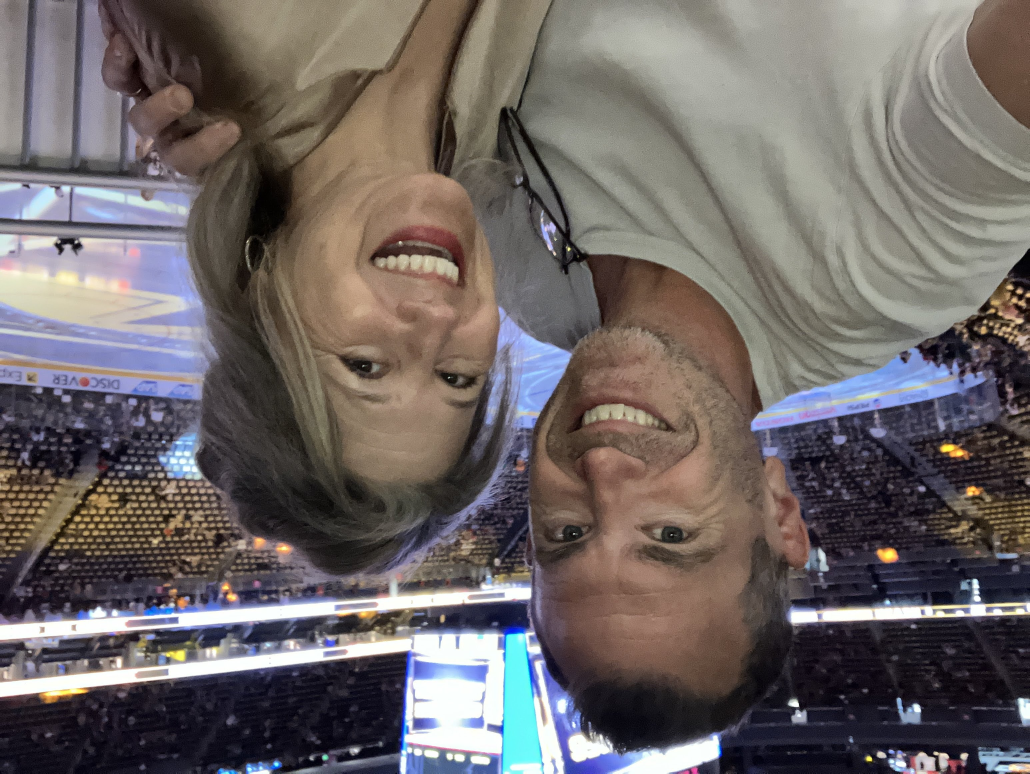
#> input picture photo/current.jpg, 3088 x 2320 px (shown at 1/3 size)
$ python -i generate.py   (imports and definitions only)
#> lines starting #> are read from the running program, lines starting #| are printed output that depends on the picture
#!/usr/bin/env python3
"""
Daily site generator for adamloveserika.com

What this does, every time it runs (once a day, via GitHub Actions):
1. Looks in a public Google Drive folder for image files.
2. Deterministically picks "today's" photo (cycles through the folder in
   order, then loops back to the start -- so it always works even if you
   never add another photo).
3. Downloads that photo into the site's /photo/ folder.
4. Scans the photo for its "quietest" area -- the largest patch with the
   least visual clutter (sky, a wall, out-of-focus background, a shirt,
   etc.) -- and places the text there instead of dead center. The text
   size is derived from how much quiet space is available: a big open
   area gets bigger text, a small pocket of space gets smaller text.
5. Picks a text color and font style that suit that specific patch of the
   photo (not just the photo as a whole).
6. Writes index.html with the photo filling the screen and the text
   positioned, sized, and styled to fit.

You should never need to touch this file. If you want to change the
message or the rotation start date, see the CONFIG section right below.
"""

import os
import sys
import hashlib
import datetime
import requests
import numpy as np
from PIL import Image

# ----------------------------- CONFIG ------------------------------------

MESSAGE = "Adam loves Erika"

# The very first day of rotation. Day 0 = first photo in the folder.
ROTATION_START_DATE = datetime.date(2025, 1, 1)

DRIVE_FOLDER_ID = os.environ.get("DRIVE_FOLDER_ID")
GOOGLE_API_KEY = os.environ.get("GOOGLE_API_KEY")

DOWNLOADED_PHOTO_PATH = "photo/current.jpg"
OUTPUT_HTML_PATH = "index.html"

FONT_GROUPS = {
    "warm": [
        ("'Dancing Script', cursive", 700),
        ("'Playfair Display', serif", 700),
        ("'Great Vibes', cursive", 400),
        ("'Parisienne', cursive", 400),
        ("'Cormorant Garamond', serif", 700),
    ],
    "cool": [
        ("'Poppins', sans-serif", 600),
        ("'Montserrat', sans-serif", 600),
        ("'Cormorant Garamond', serif", 600),
        ("'Playfair Display', serif", 600),
        ("'Marcellus', serif", 400),
    ],
    "neutral": [
        ("'Cormorant Garamond', serif", 600),
        ("'Playfair Display', serif", 700),
        ("'Poppins', sans-serif", 500),
        ("'Dancing Script', cursive", 700),
        ("'Marcellus', serif", 400),
    ],
}

GOOGLE_FONTS_IMPORT_URL = (
    "https://fonts.googleapis.com/css2?"
    "family=Dancing+Script:wght@700&"
    "family=Great+Vibes&"
    "family=Parisienne&"
    "family=Marcellus&"
    "family=Playfair+Display:wght@600;700&"
    "family=Poppins:wght@500;600&"
    "family=Montserrat:wght@600&"
    "family=Cormorant+Garamond:wght@600;700&display=swap"
)

# A rotating set of text colors, each with a light and dark version. The
# light version is used on dark backgrounds and the dark version on light
# backgrounds, so contrast/legibility is always preserved -- but which
# *hue* gets used cycles through this list, so the text isn't always just
# plain black or white.
COLOR_PALETTE = [
    ("#fdf6f0", "#241417"),  # cream / near-black
    ("#ffd9e6", "#5c1830"),  # blush pink / deep wine
    ("#ffe9b0", "#5c4108"),  # gold / deep amber
    ("#e3d9ff", "#2f1a5c"),  # lavender / deep violet
    ("#d7f0ff", "#0b3a56"),  # sky blue / deep navy
    ("#e3f0df", "#1f3d17"),  # sage / deep forest
]

# How far in from each edge (as a fraction of the image) we require the
# text box to stay. Browsers crop photos differently depending on screen
# shape (background-size: cover), so keeping the chosen spot away from the
# outer edges makes it very unlikely to get cropped off on any screen.
EDGE_MARGIN = 0.08

# Candidate text-box sizes to test, as fractions of the image's width/height.
# Sorted largest-area-first so we prefer the biggest quiet area available.
WIDTH_FRACTIONS = [0.70, 0.60, 0.50, 0.42, 0.34, 0.28]
HEIGHT_FRACTIONS = [0.24, 0.20, 0.16, 0.13, 0.10]

# A region is considered "quiet enough" if its brightness standard
# deviation (0-255 scale) is at or below this. Lower = stricter/flatter.
FLAT_THRESHOLD = 16.0

# Step size (as a fraction of image dimensions) used while scanning for
# the quietest spot. Smaller = more thorough but slower.
SCAN_STEP = 0.04

# ---------------------------------------------------------------------------


def day_index_today() -> int:
    """
    How many days since rotation start. Used to pick photo + font + color.

    Normally this is purely based on today's real date, so the look stays
    stable all day even if the workflow happens to run more than once.
    For testing, you can override it by setting the DAY_OFFSET environment
    variable (the "Run workflow" button lets you type a number in) to
    preview a different day's combination on demand without waiting.
    """
    today = datetime.date.today()
    base = (today - ROTATION_START_DATE).days
    override = os.environ.get("DAY_OFFSET", "").strip()
    if override:
        try:
            return base + int(override)
        except ValueError:
            pass
    return base


# [39 lines left out: functions list_drive_images, download_drive_file, not called in this run]


def pick_todays_photo(files):
    idx = day_index_today() % len(files)
    return files[idx]


# [13 lines left out: function rgb_to_hue, not called in this run]


def classify_mood(r, g, b):
    mx, mn = max(r, g, b), min(r, g, b)
    sat = 0 if mx == 0 else (mx - mn) / mx
    if sat < 0.15:
        return "neutral"
    hue = rgb_to_hue(r, g, b)
    if hue <= 90 or hue >= 300:
        return "warm"
    return "cool"


def perceived_brightness(r, g, b) -> float:
    return 0.299 * r + 0.587 * g + 0.114 * b


def pick_font(mood: str):
    day = day_index_today()
    group = FONT_GROUPS.get(mood, FONT_GROUPS["neutral"])
    return group[day % len(group)]


def pick_text_color(brightness: float):
    """Cycle through COLOR_PALETTE by day, choosing the light or dark
    version of that day's color depending on what will stay legible
    against the specific patch of photo behind it."""
    day = day_index_today()
    light_hex, dark_hex = COLOR_PALETTE[(day + 3) % len(COLOR_PALETTE)]
    return dark_hex if brightness > 150 else light_hex


# --------------------------- quiet-area detection ---------------------------


def _build_integral_images(gray: np.ndarray):
    """Summed-area tables for O(1) mean/variance lookups over any rectangle."""
    arr = gray.astype(np.float64)
    integral = np.pad(arr, ((1, 0), (1, 0)), mode="constant").cumsum(0).cumsum(1)
    integral_sq = np.pad(arr ** 2, ((1, 0), (1, 0)), mode="constant").cumsum(0).cumsum(1)
    return integral, integral_sq


def _region_std(integral, integral_sq, x0, y0, x1, y1):
    n = (x1 - x0) * (y1 - y0)
    total = integral[y1, x1] - integral[y0, x1] - integral[y1, x0] + integral[y0, x0]
    total_sq = integral_sq[y1, x1] - integral_sq[y0, x1] - integral_sq[y1, x0] + integral_sq[y0, x0]
    mean = total / n
    var = max(total_sq / n - mean ** 2, 0.0)
    return var ** 0.5


def find_quiet_region(gray: np.ndarray):
    """
    Scan the image for the largest, plainest patch of background.

    Returns (left_frac, top_frac, width_frac, height_frac, std) where the
    fractions are all relative to the full image (0-1), and std is the
    "clutter score" of the chosen patch (lower = flatter/plainer).
    """
    h, w = gray.shape
    integral, integral_sq = _build_integral_images(gray)

    candidates = sorted(
        ((wf, hf) for wf in WIDTH_FRACTIONS for hf in HEIGHT_FRACTIONS),
        key=lambda c: -(c[0] * c[1]),  # largest area first
    )

    best_fallback = None  # (std, left, top, wf, hf)

    for wf, hf in candidates:
        win_w = max(2, int(round(wf * w)))
        win_h = max(2, int(round(hf * h)))

        left_min, left_max = EDGE_MARGIN, 1 - EDGE_MARGIN - wf
        top_min, top_max = EDGE_MARGIN, 1 - EDGE_MARGIN - hf
        if left_max < left_min or top_max < top_min:
            continue

        best_here = None
        left = left_min
        while left <= left_max + 1e-9:
            top = top_min
            x0 = int(round(left * w))
            x1 = min(w, x0 + win_w)
            while top <= top_max + 1e-9:
                y0 = int(round(top * h))
                y1 = min(h, y0 + win_h)
                if x1 - x0 >= 2 and y1 - y0 >= 2:
                    std = _region_std(integral, integral_sq, x0, y0, x1, y1)
                    if best_here is None or std < best_here[0]:
                        best_here = (std, left, top)
                    if best_fallback is None or std < best_fallback[0]:
                        best_fallback = (std, left, top, wf, hf)
                top += SCAN_STEP
            left += SCAN_STEP

        if best_here and best_here[0] <= FLAT_THRESHOLD:
            std, left, top = best_here
            return left, top, wf, hf, std

    # No patch was "flat enough" -- fall back to the plainest one found.
    std, left, top, wf, hf = best_fallback
    return left, top, wf, hf, std


# ------------------------------- styling -------------------------------


def analyze_photo(path: str):
    """
    Inspect the photo and decide where the text goes, how big it is, and
    what color/font suit that specific spot.
    """
#> called with path = 'photo/current.jpg'
    img = Image.open(path).convert("RGB")
#> img is the input picture: PIL image 3088x2320 RGB; mean R, G, B 109.9, 102.8, 101.9
    img_w, img_h = img.size
#> img_w = 3088; img_h = 2320

    # Analyze at (near) full resolution. Downsampling for speed sounds
    # appealing, but any real amount of it smooths away exactly the fine
    # texture/detail (faces, foliage, patterned fabric) that makes a region
    # "busy" -- which would cause busy areas to be misread as calm. The
    # integral-image technique below is fast enough that we don't need to
    # downsample except for very large source photos.
    analysis = img.copy()
    if max(analysis.size) > 2400:
        analysis.thumbnail((2400, 2400), Image.LANCZOS)
    gray = np.array(analysis.convert("L"))
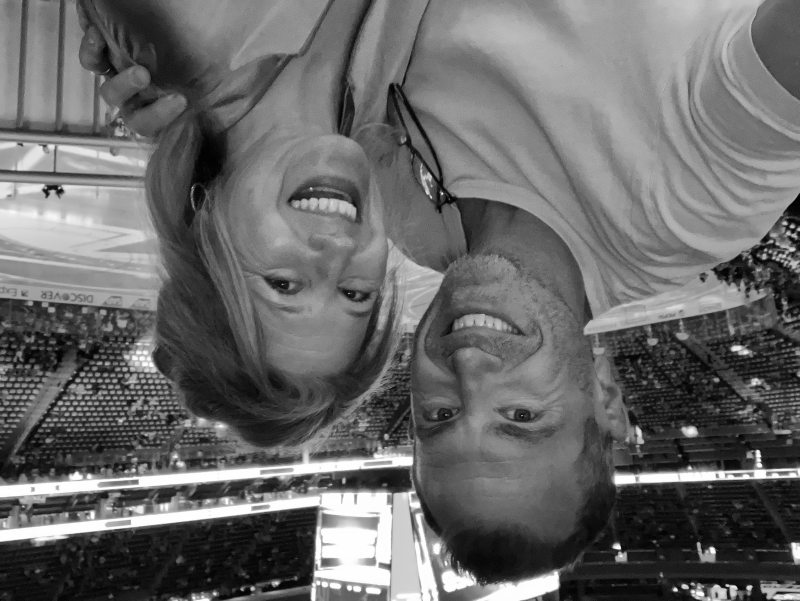
#> gray: shape (1803, 2400) (shown at 1/3 size); min 0, max 255, mean 104.8

    left_frac, top_frac, width_frac, height_frac, std = find_quiet_region(gray)
#> in _build_integral_images, `integral = np.pad(arr, ((1, 0), (1, 0)), mode="constant").cumsum(0).cu..`:
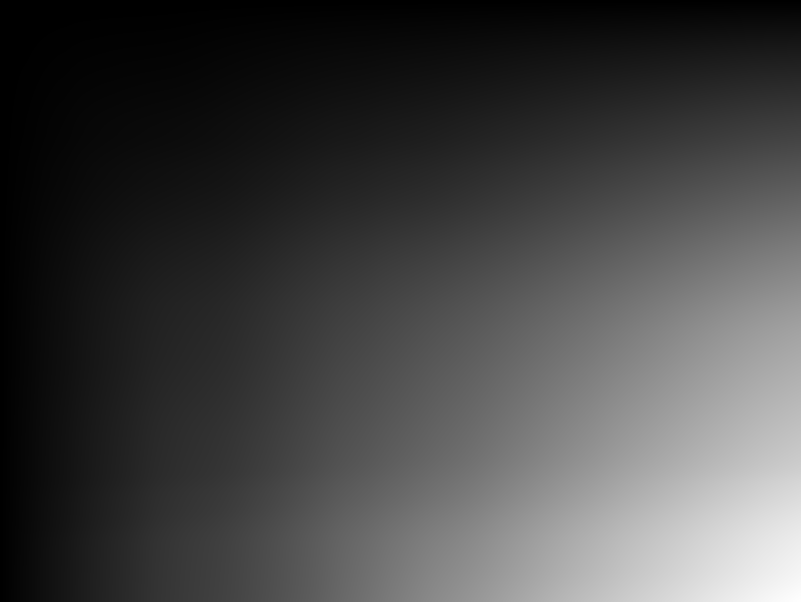
#> integral: shape (1804, 2401) float64 (shown at 1/3 size); min 0, max 453646807, mean 121364826.9; drawn with min black and max white
#> the loop in find_quiet_region, `for wf, hf in candidates:` made 30 passes
#> win_w on pass 2: 1440

    # Sample the actual chosen patch (at full resolution) for its true
    # average color, so the text color/font are matched to that specific
    # spot rather than the photo as a whole.
    x0 = int(left_frac * img_w)
    y0 = int(top_frac * img_h)
    x1 = int((left_frac + width_frac) * img_w)
    y1 = int((top_frac + height_frac) * img_h)
    patch = img.crop((x0, y0, max(x1, x0 + 1), max(y1, y0 + 1)))
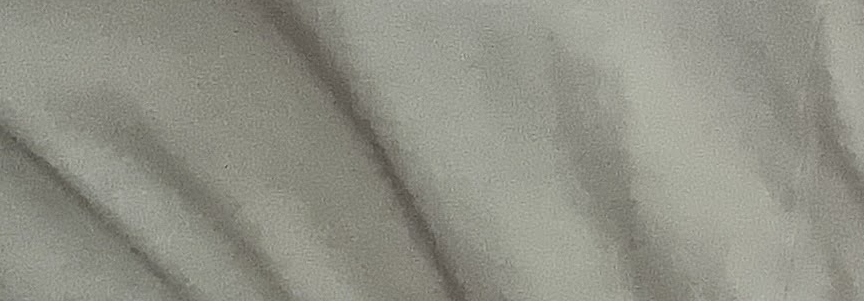
#> patch: PIL image 864x301 RGB; mean R, G, B 144.6, 144.9, 134.2
    patch_small = patch.resize((20, 20))
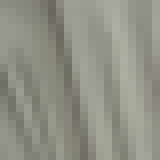
#> patch_small: PIL image 20x20 RGB (shown 8 times larger); mean R, G, B 144.6, 144.9, 134.1
    pixels = np.array(patch_small).reshape(-1, 3).mean(axis=0)
    r, g, b = pixels.tolist()

    brightness = perceived_brightness(r, g, b)
    text_color = pick_text_color(brightness)

    mood = classify_mood(r, g, b)
    font_family, font_weight = pick_font(mood)

    # Font size: derived from how much quiet space is available, expressed
    # in vmin so it scales sensibly across both portrait phones and wide
    # desktop screens. Bigger quiet patch -> bigger text; smaller -> smaller.
    text_len = max(len(MESSAGE), 1)
    avg_char_width_factor = 0.50  # rough average glyph width for the fonts above
    width_based_vmin = (width_frac * 100 * 0.90) / (text_len * avg_char_width_factor)
    height_based_vmin = (height_frac * 100 * 0.80)
    font_size_vmin = max(2.6, min(width_based_vmin, height_based_vmin, 12.0))

    return {
        "left_pct": round(left_frac * 100, 2),
        "top_pct": round(top_frac * 100, 2),
        "width_pct": round(width_frac * 100, 2),
        "height_pct": round(height_frac * 100, 2),
        "text_color": text_color,
        "font_family": font_family,
        "font_weight": font_weight,
        "font_size_vmin": round(font_size_vmin, 2),
        "clutter_score": round(std, 1),
    }


# [86 lines left out: functions render_html, main, not called in this run]


# [2 lines not run here, left out]

>>> result = analyze_photo('photo/current.jpg')
